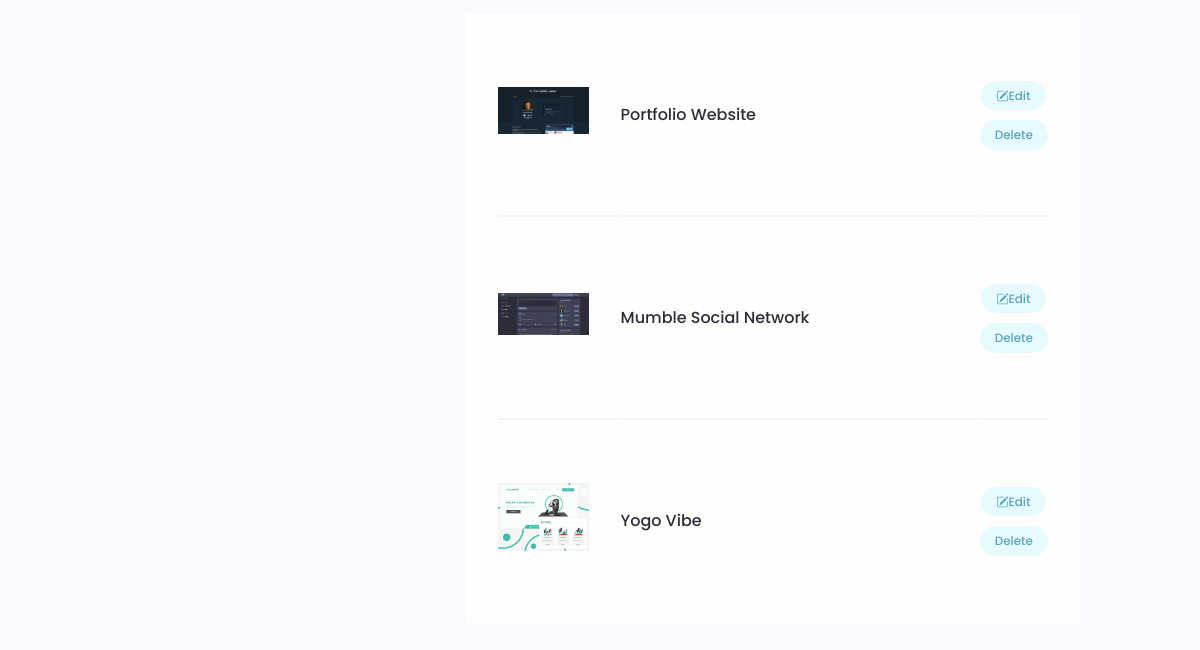
Page /account/ (signed in, lower part) on the earlier database version.
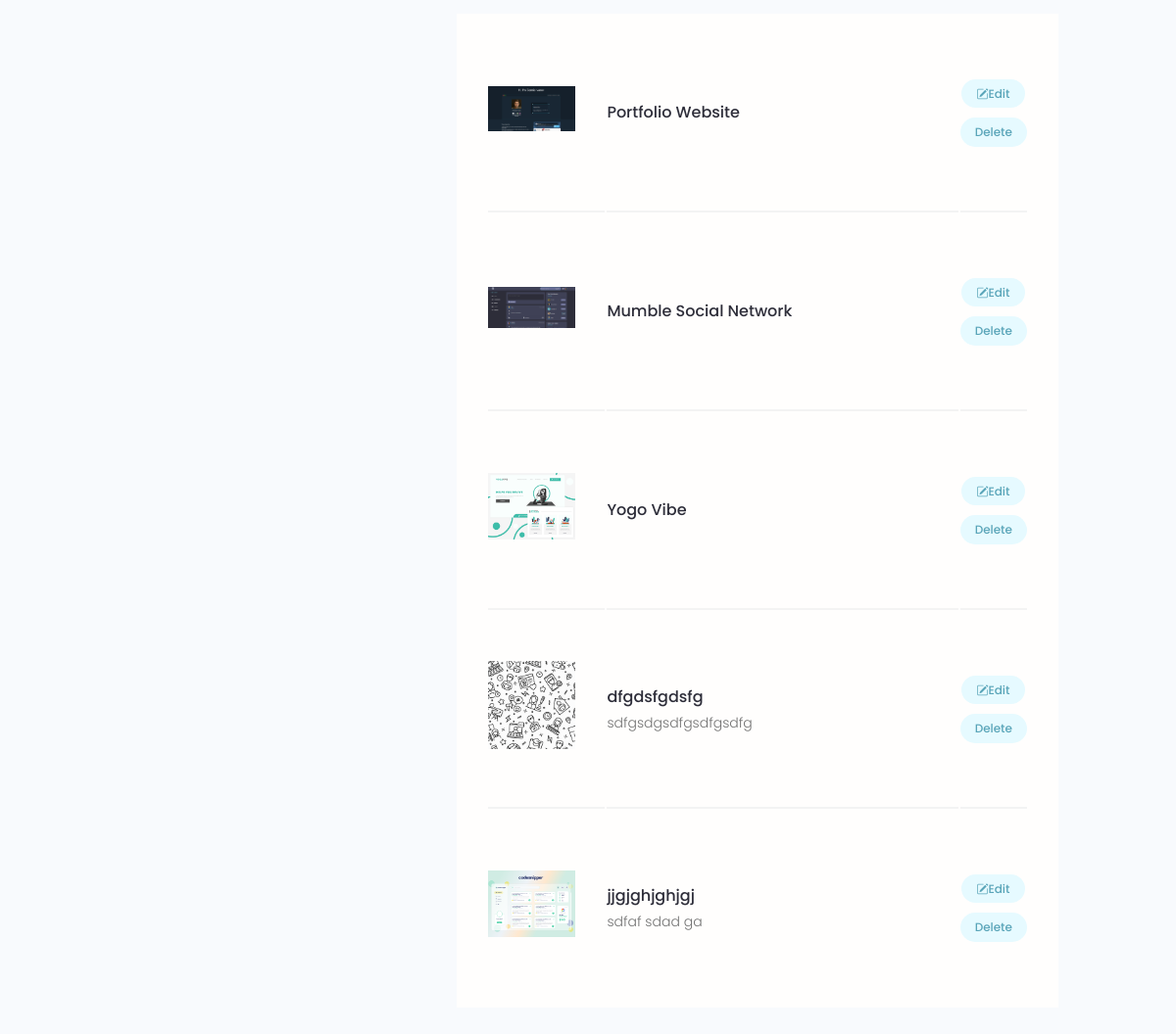
Same page on the later database version.
### projects/models.py (models this page shows, shortened)
class Project(models.Model):
    owner = models.ForeignKey(Profile, on_delete=models.SET_NULL, blank=True, null=True)
    title = models.CharField(max_length=200)
    description = models.TextField(null=True, blank=True)
    featured_image = models.ImageField(default='default.jpg', null=True, blank=True)
    demo_link = models.CharField(max_length=2000, null=True, blank=True)
    source_link = models.CharField(max_length=2000, null=True, blank=True)
    tags = models.ManyToManyField('Tag', blank=True)        # if the Tag class is under then need to set in 'Tags', if above jsut simply use Tag
    vote_total = models.IntegerField(default=0, null=True, blank=True)
    vote_ratio = models.IntegerField(default=0, null=True, blank=True)
    created = models.DateTimeField(auto_now_add=True)
    id = models.UUIDField(default=uuid.uuid4, unique=True, primary_key=True, editable=False)

### user/views.py (the view)
# urls.py: path('account/', views.userAccount, name='account'),
def userAccount(request):
    profile = request.user.profile
    skills = profile.skill_set.all()
    projects = profile.project_set.all()
    context = {'profile': profile, 'skills':skills, 'projects': projects}
    return render(request, 'user/account.html', context)

### user/templates/user/account.html (shortened to what this page needs)
{% extends 'main.html' %}
{% block content %}
  <main class="settingsPage profile my-md">
    <div class="container">
      <div class="layout">
        <div class="column column--1of3">
        </div>
        <div class="column column--2of3">
          <table class="settings__table">
            {% for project in projects %}
            <tr>
              <td class="settings__thumbnail">
                <a href="{% url 'project' project.id %}"><img src="{{project.featured_image.url}}" alt="Project Thumbnail" /></a>
              </td>
              <td class="settings__tableInfo">
                <a href="{% url 'project' project.id %}">{{project.title}}</a>
                <p>{{project.description|slice:"150"}}</p>
              </td>
              <td class="settings__tableActions">
                <a class="tag tag--pill tag--main settings__btn" href="{% url 'update-project' project.id %}"><i class="bi bi-pencil-square"></i></i> Edit</a>
                <a class="tag tag--pill tag--main settings__btn" href="{% url 'delete-project' project.id %}?next=/account"> Delete</a>
              </td>
            </tr>
            {% endfor %}
          </table>
        </div>
      </div>
    </div>
  </main>
  {% endblock content %}

Differences in the rows shown:
added Project: featured_image (picture), title "dfgdsfgdsfg", description "sdfgsdgsdfgsdfgsdfg"
added Project: featured_image (picture), title "jjgjghjghjgj", description "sdfaf sdad ga"
